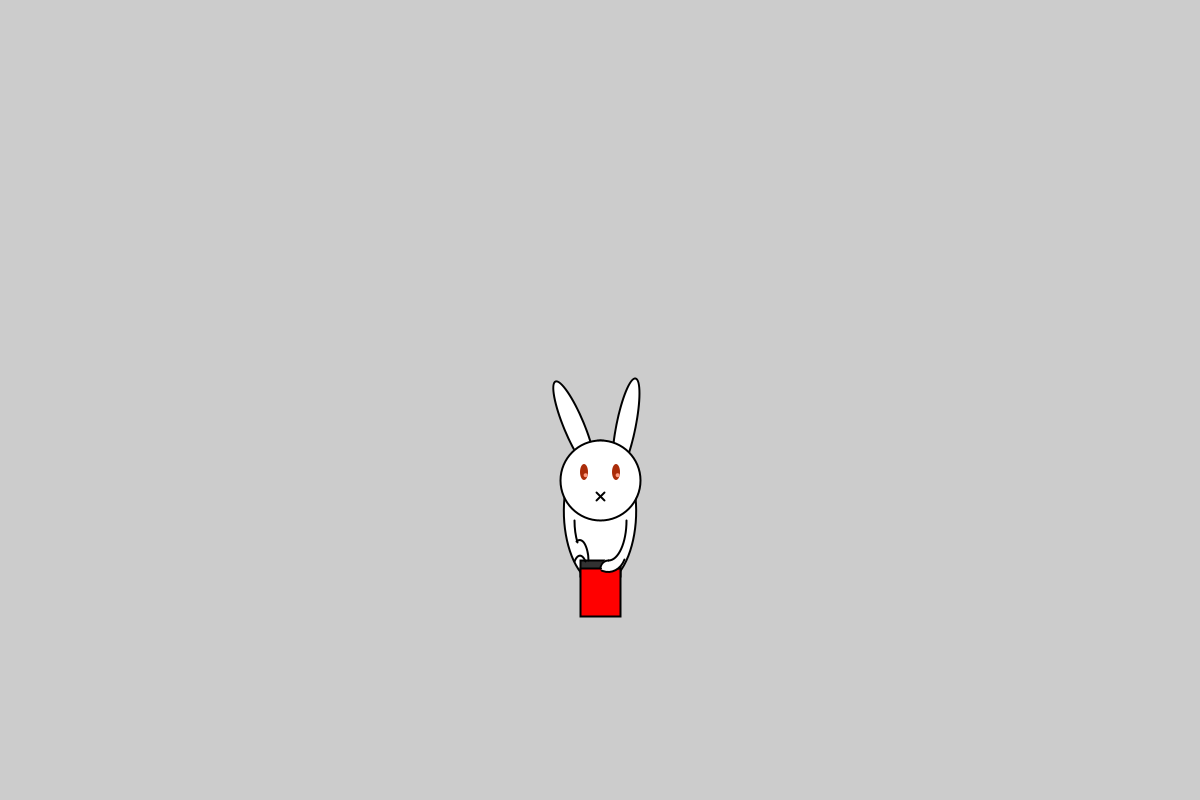
Frame 1 (no input)
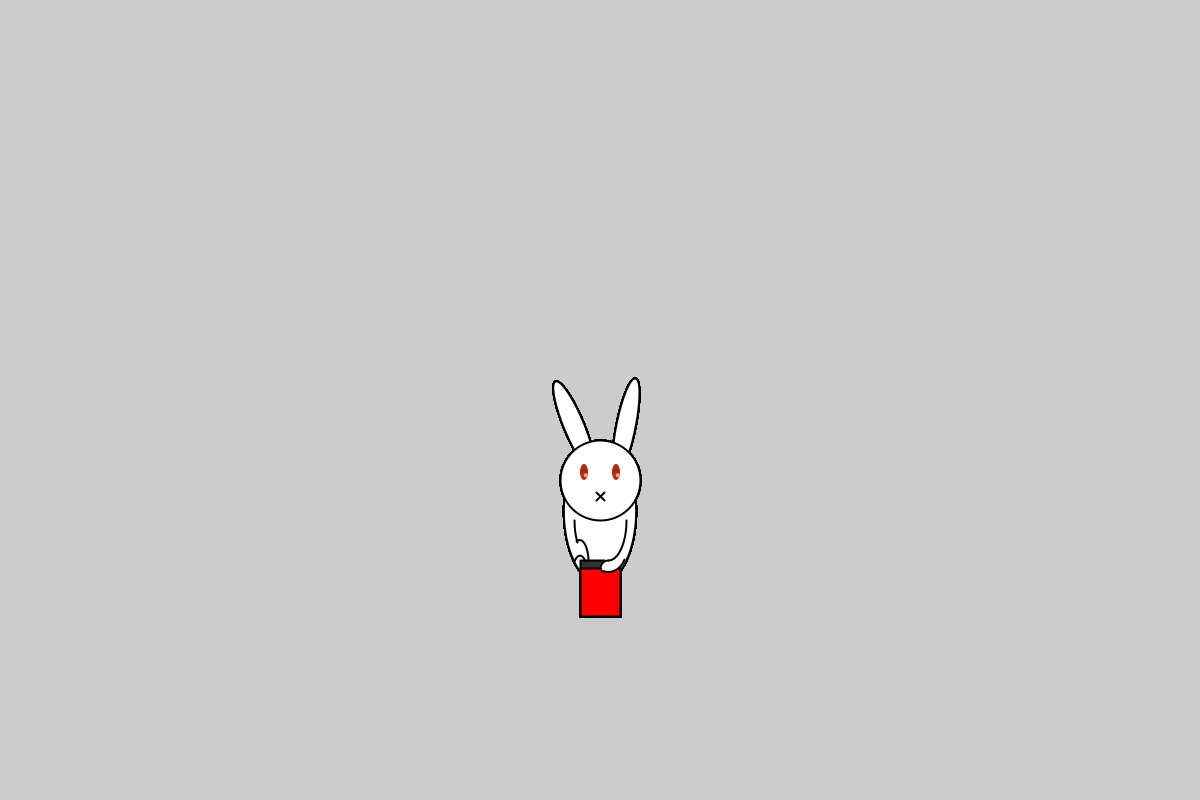
Frame 60 (the mouse pressed at the canvas centre just before this capture)
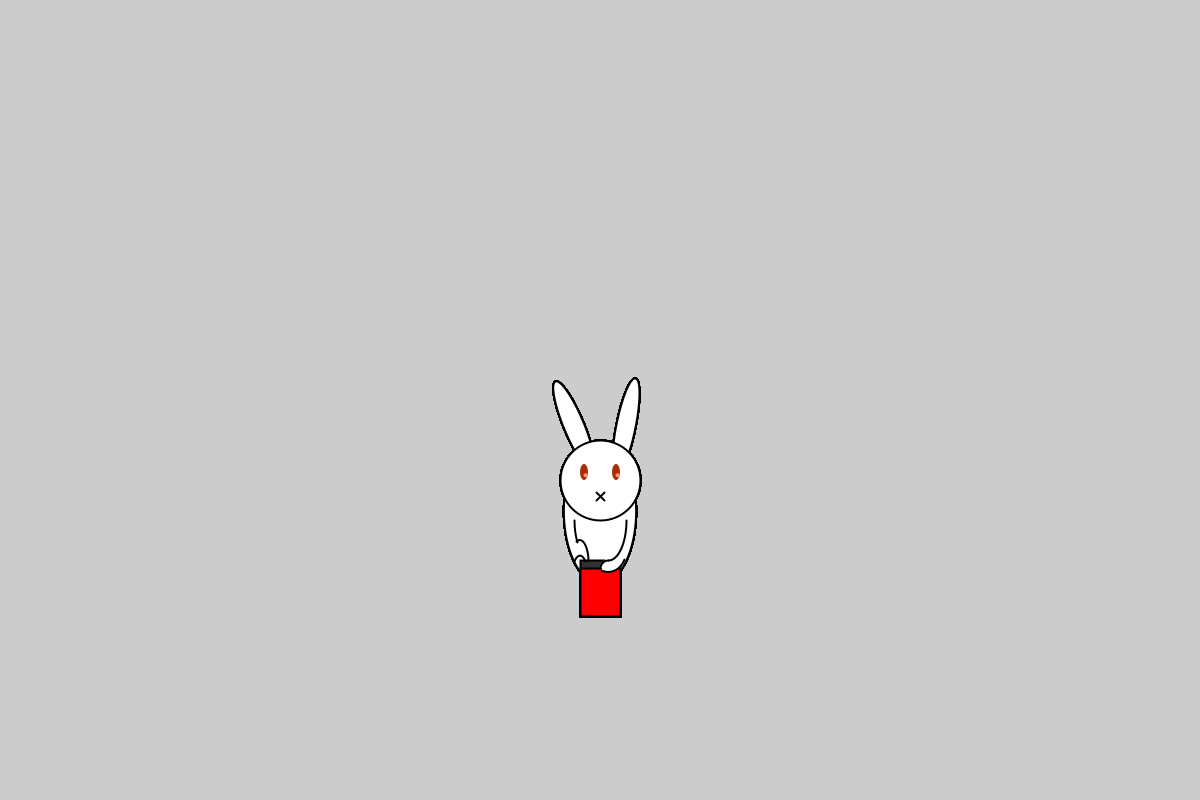
Frame 120 (the mouse held since frame 60 and released just before this capture)

The Processing sketch that drew these frames (run headless with seeded random() and noise(); from frame 60 on, the mouse is pressed at the canvas centre):

// Processing sketch: rabbit
// ── rabbit.pde
int head_size = 80;
int R_eye_color = #AA2C09;
int R_light_color = #FF9C81;
void setup(){
  size(1200,800);
}

void draw(){
  
  int R_head_center_X =  width/2;
  int R_head_center_Y = height/2;
  //ear
  stroke(0);
  strokeWeight(head_size/30);
  fill(255);
  translate(R_head_center_X + head_size/3,(R_head_center_Y + head_size/3));
    rotate(PI/16);
      ellipse(0,0,head_size/4,1.2*head_size);
    rotate(-PI/16);  
  translate(-(R_head_center_X + head_size/3),-(R_head_center_Y + head_size/3));
  
  translate(R_head_center_X - head_size/3,(R_head_center_Y + head_size/3));
    rotate(-PI/8);
      ellipse(0,0,head_size/4,1.2*head_size);
    rotate(PI/8);  
  translate(-(R_head_center_X - head_size/3),-(R_head_center_Y + head_size/3));
  
  //body
  arc(R_head_center_X,R_head_center_Y+1.4*head_size,0.9*head_size,1.8*head_size,5*PI/8,2*PI+3*PI/8,CLOSE);
  
  //box
      rectMode(CENTER);
      fill(50);
      rect(R_head_center_X ,R_head_center_Y+2.1*head_size,
           0.5*head_size,0.2*head_size);
      fill(#FF0000);
      rect(R_head_center_X ,R_head_center_Y+2.4*head_size,
           0.5*head_size,0.6*head_size);
  
  //hand         
  stroke(0);
  strokeWeight(head_size/30);         
  fill(255);
  
  //right hand
  arc(R_head_center_X + 0.1*head_size,R_head_center_Y+1.9*head_size,
      0.45*head_size,0.5*head_size,
      PI/8,5*PI/8); 
  arc(R_head_center_X + 0.1*head_size,R_head_center_Y+1.5*head_size,
      0.45*head_size,head_size,
      2*PI,2*PI+4*PI/8);
  //front hand
  arc(R_head_center_X + 0.1*head_size,R_head_center_Y+2.1*head_size,
      0.2*head_size,0.2*head_size,
      PI,3*PI/2); 
      
  //left hand
  fill(255,0);
  arc(R_head_center_X - 0.1*head_size,R_head_center_Y+1.5*head_size,
      0.45*head_size,head_size,
      13*PI/16,PI);
  arc(R_head_center_X - 0.25*head_size,R_head_center_Y+2*head_size,
      0.2*head_size,0.5*head_size,
      11*PI/8,16*PI/8);
  arc(R_head_center_X - 0.25*head_size,R_head_center_Y+2.2*head_size,
      0.2*head_size,0.5*head_size,
      10*PI/8,14*PI/8);  
      
  //head
  fill(255);
  ellipse(R_head_center_X,R_head_center_Y+head_size,head_size,head_size);
  
  noStroke();
  fill(R_eye_color);
  //big eye
  ellipse(R_head_center_X - 0.2*head_size,
          R_head_center_Y + 0.9*head_size,
          head_size/10,head_size/5);
  ellipse(R_head_center_X + 0.2*head_size,
          R_head_center_Y + 0.9*head_size,
          head_size/10,head_size/5);
  //light
  fill(R_light_color);
  ellipse(R_head_center_X - 0.18*head_size,
          R_head_center_Y + 0.94*head_size,
          head_size/20,head_size/20);
  ellipse(R_head_center_X + 0.22*head_size,
          R_head_center_Y + 0.94*head_size,
          head_size/20,head_size/20);
          
  //nose
  int nose_Y = R_head_center_Y + 6*head_size/5;
  stroke(0);
  strokeWeight(head_size/30);
  line(R_head_center_X - 0.05*head_size,nose_Y - 0.05*head_size,
       R_head_center_X + 0.05*head_size,nose_Y + 0.05*head_size);
  line(R_head_center_X - 0.05*head_size,nose_Y + 0.05*head_size,
       R_head_center_X + 0.05*head_size,nose_Y - 0.05*head_size);     
}
